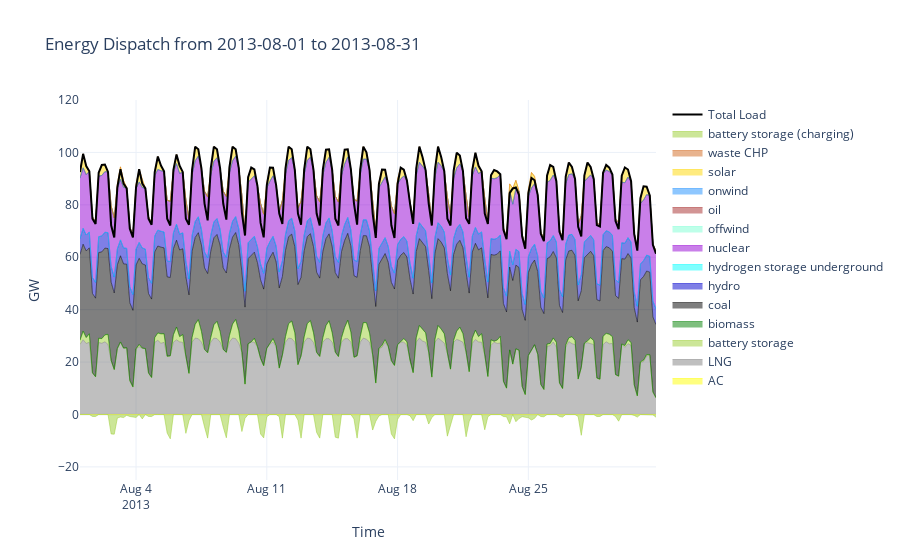

Notebook source saved alongside this figure:
### Code cell
import plotly.graph_objects as go

def plot_dispatch_plotly(n, start_date="2013-06-01", end_date="2013-06-07"):
    # Convert index to datetime if needed
    p = (
        n.statistics.energy_balance(aggregate_time=False)
        .groupby("carrier")
        .sum()
        .div(1e3)
        .drop("-")
        .T
    )
    p.index = pd.to_datetime(p.index)

    # Filter for the given date range
    p = p.loc[start_date:end_date]

    # Create a Plotly figure
    fig = go.Figure()

    # Add positive dispatch (generation)
    for carrier in p.columns:
        generation = p[carrier].where(p[carrier] > 0)
        fig.add_trace(go.Scatter(
            x=generation.index,
            y=generation,
            mode="lines",
            stackgroup="one",
            name=carrier,
            fill="tonexty",
            line=dict(width=0.5),
            marker=dict(color=n.carriers.loc[carrier, "color"])
        ))

    # Add negative dispatch (charging/storage)
    charge = p.where(p < 0).dropna(how="all", axis=1)
    for carrier in charge.columns:
        fig.add_trace(go.Scatter(
            x=charge.index,
            y=charge[carrier],
            mode="lines",
            stackgroup="two",  # Separate stack group for charging
            name=f"{carrier} (charging)",
            fill="tonexty",
            line=dict(width=0.5),
            marker=dict(color=n.carriers.loc[carrier, "color"])
        ))

    # Filter load data for the same period
    n.loads_t.p_set = n.loads_t.p_set.loc[start_date:end_date]

    # Add total load as a black line
    fig.add_trace(go.Scatter(
        x=n.loads_t.p_set.index,
        y=n.loads_t.p_set.sum(axis=1).div(1e3),
        mode="lines",
        name="Total Load",
        line=dict(color="black", width=2)
    ))

    # Customize layout
    fig.update_layout(
        title=f"Energy Dispatch from {start_date} to {end_date}",
        xaxis_title="Time",
        yaxis_title="GW",
        yaxis=dict(range=[-25, 120]),
        hovermode="x unified",
        template="plotly_white"
    )

    fig.show()

# Example usage
plot_dispatch_plotly(n, start_date="2013-08-01", end_date="2013-08-31")

### Figure 1 — Plotly figure (JSON) as saved in the notebook; plotly's stock layout.template omitted (floating-point values rounded to 4 significant figures; data arrays with more than 128 entries replaced by an {"elided": "..."} marker saying what was removed)
{"data": [{"fill": "tonexty", "line": {"width": 0.5}, "marker": {"color": "yellow"}, "mode": "lines", "name": "AC", "stackgroup": "one", "type": "scatter", "x": {"elided": "186 str values"}, "y": {"elided": "186 null values"}}, {"fill": "tonexty", "line": {"width": 0.5}, "marker": {"color": "grey"}, "mode": "lines", "name": "LNG", "stackgroup": "one", "type": "scatter", "x": {"elided": "186 str values"}, "y": {"elided": "186 float values"}}, {"fill": "tonexty", "line": {"width": 0.5}, "marker": {"color": "yellowgreen"}, "mode": "lines", "name": "battery storage", "stackgroup": "one", "type": "scatter", "x": {"elided": "186 str values"}, "y": {"elided": "186 float values"}}, {"fill": "tonexty", "line": {"width": 0.5}, "marker": {"color": "green"}, "mode": "lines", "name": "biomass", "stackgroup": "one", "type": "scatter", "x": {"elided": "186 str values"}, "y": {"elided": "186 float values"}}, {"fill": "tonexty", "line": {"width": 0.5}, "marker": {"color": "black"}, "mode": "lines", "name": "coal", "stackgroup": "one", "type": "scatter", "x": {"elided": "186 str values"}, "y": {"elided": "186 float values"}}, {"fill": "tonexty", "line": {"width": 0.5}, "marker": {"color": "mediumblue"}, "mode": "lines", "name": "hydro", "stackgroup": "one", "type": "scatter", "x": {"elided": "186 str values"}, "y": {"elided": "186 float values"}}, {"fill": "tonexty", "line": {"width": 0.5}, "marker": {"color": "cyan"}, "mode": "lines", "name": "hydrogen storage underground", "stackgroup": "one", "type": "scatter", "x": {"elided": "186 str values"}, "y": {"elided": "186 null values"}}, {"fill": "tonexty", "line": {"width": 0.5}, "marker": {"color": "darkviolet"}, "mode": "lines", "name": "nuclear", "stackgroup": "one", "type": "scatter", "x": {"elided": "186 str values"}, "y": {"elided": "186 float values"}}, {"fill": "tonexty", "line": {"width": 0.5}, "marker": {"color": "aquamarine"}, "mode": "lines", "name": "offwind", "stackgroup": "one", "type": "scatter", "x": {"elided": "186 str values"}, "y": {"elided": "186 float values"}}, {"fill": "tonexty", "line": {"width": 0.5}, "marker": {"color": "brown"}, "mode": "lines", "name": "oil", "stackgroup": "one", "type": "scatter", "x": {"elided": "186 str values"}, "y": {"elided": "186 null values"}}, {"fill": "tonexty", "line": {"width": 0.5}, "marker": {"color": "dodgerblue"}, "mode": "lines", "name": "onwind", "stackgroup": "one", "type": "scatter", "x": {"elided": "186 str values"}, "y": {"elided": "186 null values"}}, {"fill": "tonexty", "line": {"width": 0.5}, "marker": {"color": "gold"}, "mode": "lines", "name": "solar", "stackgroup": "one", "type": "scatter", "x": {"elided": "186 str values"}, "y": {"elided": "186 float values"}}, {"fill": "tonexty", "line": {"width": 0.5}, "marker": {"color": "chocolate"}, "mode": "lines", "name": "waste CHP", "stackgroup": "one", "type": "scatter", "x": {"elided": "186 str values"}, "y": {"elided": "186 float values"}}, {"fill": "tonexty", "line": {"width": 0.5}, "marker": {"color": "yellowgreen"}, "mode": "lines", "name": "battery storage (charging)", "stackgroup": "two", "type": "scatter", "x": {"elided": "186 str values"}, "y": {"elided": "186 float values"}}, {"line": {"color": "black", "width": 2}, "mode": "lines", "name": "Total Load", "type": "scatter", "x": {"elided": "186 str values"}, "y": {"elided": "186 float values"}}], "layout": {"hovermode": "x unified", "title": {"text": "Energy Dispatch from 2013-08-01 to 2013-08-31"}, "xaxis": {"title": {"text": "Time"}}, "yaxis": {"range": [-25, 120], "title": {"text": "GW"}}}}
